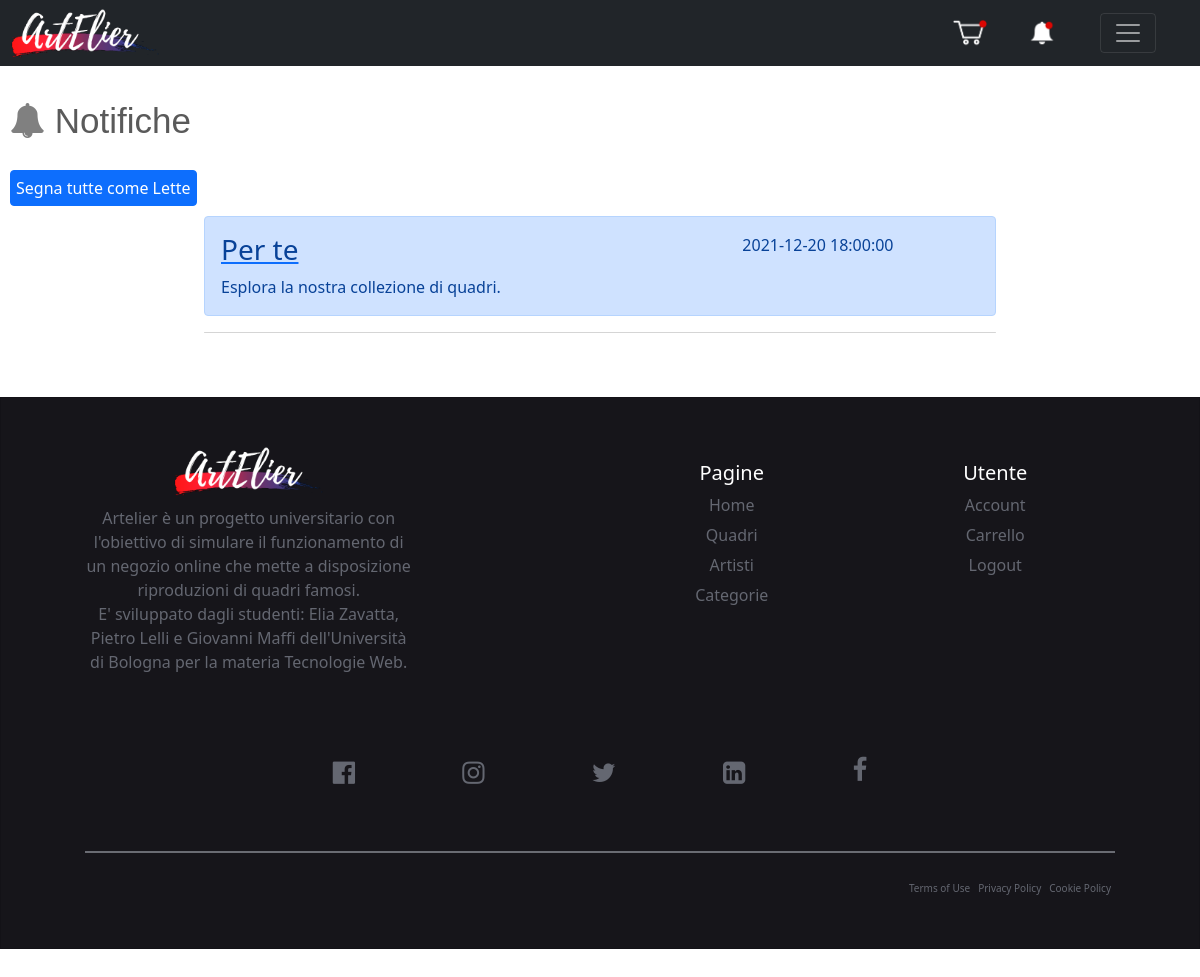
/Progetto/Php/archivio-notifiche.php (signed in), run on the app's committed database.
### tables this page shows
CREATE TABLE Notifica(
    codNotifica int PRIMARY KEY AUTO_INCREMENT,
    titolo varchar(40),
    testo varchar(500),
    link varchar(100),
    dataeora datetime,
    visualizzato boolean,
    email varchar(50),
    FOREIGN KEY (email) REFERENCES Utente(email)
);

### Progetto/Php/archivio-notifiche.php (called while the page is built)
<?php
require_once 'bootstrap.php';
$templateParams["notifica"] = $dbh->getNotifiche($_SESSION["email"]);
if(isset($_SESSION['email'])){
    $templateParams["notifiche"] = $dbh->countNotifiche($_SESSION['email']);
    $templateParams["elemCarrello"]= $dbh->getNumberOfPortrait($_SESSION['email']);
}
require 'template/notifiche.php';
?>

### Progetto/Php/utils/function.php (called while the page is built, shortened)
<?php
function isUserLoggedIn(){
    return !empty($_SESSION['email']);
}
?>

### Progetto/Php/database.php (called while the page is built, shortened)
<?php
class DatabaseHelper{
    private $db;
    public function __construct($servername, $username, $password, $dbname, $port){
        $this->db = new mysqli($servername, $username, $password, $dbname, $port);
    }
    public function getNumberOfPortrait($email){
        $query = "SELECT COUNT(codCarrello) as numquadri FROM carrello WHERE email = ?";
        $stmt = $this->db->prepare($query);
        $stmt->bind_param('s',$email);
        $stmt->execute();
        $result = $stmt->get_result();
        return $result->fetch_all(MYSQLI_ASSOC);
    }
    public function getNotifiche($email){
        $query ="SELECT * FROM notifica WHERE email=?";
        $stmt = $this->db->prepare($query);
        $stmt->bind_param('s',$email);
        $stmt->execute();
        $result = $stmt->get_result();
        return $result->fetch_all(MYSQLI_ASSOC);
    }
    public function countNotifiche($email){
        $query ="SELECT COUNT(*) AS num FROM notifica WHERE email=? AND visualizzato = 0";
        $stmt = $this->db->prepare($query);
        $stmt->bind_param('s',$email);
        $stmt->execute();
        $result = $stmt->get_result();
        return $result->fetch_all(MYSQLI_ASSOC);
    }
}
?>

### Progetto/Php/bootstrap.php (called while the page is built, shortened)
<?php
require_once("utils/function.php");
require_once("database.php");
$dbh = new DatabaseHelper("localhost", "root", "", "artelier",3306);
?>

### Progetto/Php/template/notifiche.php (the view, shortened to what this page needs)
<!doctype html>
<html lang="it">
  <head>
	<link href="https://cdn.jsdelivr.net/npm/bootstrap@5.1.3/dist/css/bootstrap.min.css" rel="stylesheet">
  <link rel="stylesheet" href="https://cdnjs.cloudflare.com/ajax/libs/font-awesome/4.7.0/css/font-awesome.min.css">
    <link href="../Css/Notifiche.css" rel="stylesheet">
  </head>
  <body>
  <header>
      <div class="container-fluid" style="padding: 0px;">
        <div class="row">
          <div class="col-12">
            <nav class="navbar navbar-dark bg-dark fixed-top">
              <div class="col-4">
                <a href="./home2.php"><img src="../Immagini/logobiancocut.png" class="d-block" alt="..." style="margin-left: 10px; padding: 0px; width: 150px;"></a>
              </div>
              <div class="col-1 text-end">
              <?php if(isUserLoggedIn()): ?>
                <button class="btn btn-default" type="button">
                  <a href="./archivio-carrello.php">
                  <?php if($templateParams["elemCarrello"][0]["numquadri"]!=0):?>
                    <img src="../Immagini/cart2.png" alt="" style="height:30px"/>
                  <?php else:?>
                      <img src="../Immagini/cart.png" alt="" style="height:30px"/>
                  <?php endif?>
                  </a>
                  </button>
                  <?php endif?>
              </div>
                <div class="col-1 text-end" style="padding-right:30px">
                <?php if(isUserLoggedIn()): ?>
                  <button class="btn btn-default" type="button">
                  <a href="./archivio-notifiche.php">
                <?php if($templateParams["notifiche"][0]["num"]!=0):?>
                <img src="../Immagini/bell2.png" alt="" style="height:30px"/>
                <?php else:?>
                <img src="../Immagini/bell.png" alt="" style="height:30px"/>
                <?php endif?>
                </a>
                </button>
                <?php endif?>
            </div>
            <div class="col-1 text-start">
                <button class="navbar-toggler" type="button" data-bs-toggle="offcanvas" data-bs-target="#offcanvasNavbar" aria-controls="offcanvasNavbar">
                  <span class="navbar-toggler-icon"></span>
                </button>
              </div>
            </nav>
          </div>
        </div>
        </header>
<h1 style="font-size: 35px; font-family: 'Franklin Gothic Medium', 'Arial Narrow', Arial, sans-serif; padding: 10px"><br><i class="fa fa-bell" style="color:gray;"></i>&nbsp;Notifiche</h1>
<div class="col-4"><a href="./leggi-notifica.php"><button name="btnLeggiTutte" class="btn btn-primary btn-block pay-button" style="padding:5px; margin: 10px;"
  type="button">Segna tutte come Lette</button></a></div>
<?php foreach(array_reverse($templateParams["notifica"]) as $notifica):
    $visualizzato="alert alert-secondary";
    if($notifica["visualizzato"]==0):
        $visualizzato="alert alert-primary";
    endif; ?>
  <a href="./leggi-notifica.php?codiceNotifica=<?php echo $notifica["codNotifica"]?>">
<div class="row justify-content-center">
  <div class="col-8">
    <div class="<?php echo $visualizzato?>" role="alert">
          <div class="row">
            <div class="col-12 col-md-8">
              <h3><?php echo $notifica["titolo"] ?></h2>
            </div>
            <div class="col-6 col-md-4">
              <label for="fname"><?php echo $notifica["dataeora"] ?> </label>
            </div>
          </div>
        <div class="row justify-content-center">
          <div class="col-12">
            <label for="fname"><?php echo $notifica["testo"] ?> </label>
          </div>
        </div>
    </div>
    </a>
    <hr class="rounded">
<?php endforeach; ?>
<div id="chisiamo" class="container-fluid mt-5" style="padding: 0px; text-align: center;">
    <div class="card" style="width: 100%;">
        <div class="row mb-4 ">
            <div class="col-md-4 ">
                <div class="footer-text">
                        <a href="./home2.php"> <img src="../Immagini/logobiancocut.png" alt="" style="max-height: 50px; margin-bottom: 10px;"></a>
                    <p class="card-text">Artelier è un progetto universitario con l'obiettivo di simulare il funzionamento di un negozio online che mette a disposizione riproduzioni di quadri famosi.<br>
                      E' sviluppato dagli studenti: Elia Zavatta, Pietro Lelli e Giovanni Maffi dell'Università di Bologna per la materia Tecnologie Web.</p>
                </div>
            </div>
            <div class="col-md-2"></div>
            <div class="col-md-3">
                <h5 class="heading" style="margin-top: 15px;">Pagine</h5>
                <ul>
                  <a href="./home2.php"><li>Home</li></a>
                  <a href="./archivio-quadri.php"><li>Quadri</li></a>
                  <a href="./archivio-artisti.php"><li>Artisti</li></a>
                  <a href="./archivio-Categorie.php"><li>Categorie</li></a>
                </ul>
            </div>
            <div class="col-md-3">
                <h5 class="heading" style="margin-top: 15px;">Utente</h5>
                <ul class="card-text">
                <?php if(isUserLoggedIn()): ?>
                    <a href="./utente2.php"><li>Account</li></a>
                    <a href="./archivio-carrello.php"><li>Carrello</li></a>
                    <a href="./logout.php"><li>Logout</li></a>
                    <?php else: ?>
                      <a href="./login.php"><li>Login</li></a>
                      <a href="./registrazione.php"><li>Registrazione</li></a>
                    <?php endif; ?>
                </ul>
            </div>
        </div>
        <div class="row">
          <div class="col-12">
            <div class="social mt-2 mb-3"> <i class="fa fa-facebook-official fa-lg"></i> <i class="fa fa-instagram fa-lg"></i> <i class="fa fa-twitter fa-lg"></i> <i class="fa fa-linkedin-square fa-lg"></i> <i class="fa fa-facebook"></i> </div>
          </div>
        </div>
        <div class="divider mb-4"> </div>
        <div class="row" style="font-size:10px;">
          <div class="col-md-6 col-sm-6 col-xs-6"></div>
          <div class="col-md-6 col-sm-6 col-xs-6">
            <div class="pull-right mr-4 d-flex policy">
              <div>Terms of Use</div>
              <div>Privacy Policy</div>
              <div>Cookie Policy</div>
            </div>
          </div>
        </div>
      </div>
    </div>
  </body>
</html>

### Progetto/Css/Notifiche.css (style rules this page uses)
body { padding-top: 3rem; padding-bottom: 3rem; color: #5a5a5a; }
.card { padding: 4% 7%; color: #646771; background-color: #16151a; border-radius: 0px }
ul { list-style-type: none; margin: 0; padding: 0 }
.card li { margin: 6px; }
hr { border-width: 3px }
.social>i { padding: 5%; font-size: 26px }
.policy>div { padding: 4px }
.divider { border-top: 2px solid rgba(189, 196, 203, 0.5); }
.footer-text > h1, h5 { color: #fff; }
.card a { text-decoration: none; color: #646771; }

### data on the page
notifica: titolo "Per te", dataeora "2021-12-20 18:00:00", testo "Esplora la nostra collezione di quadri."
